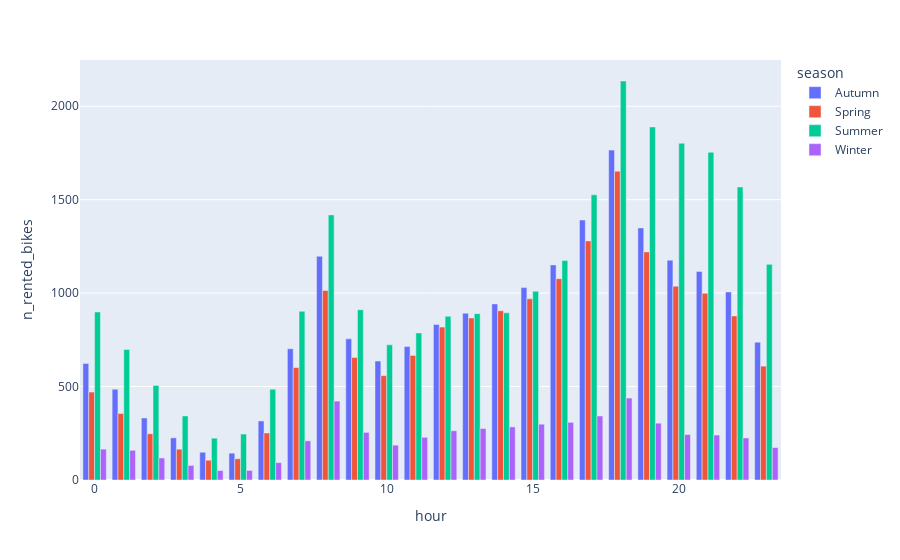

Notebook source saved alongside this figure:
### Code cell
# Copy and adapt the previous query to take into account the season
by_hour_season = df.groupby(['hour', 'season'], as_index=False).agg({'n_rented_bikes':'mean'})

# Copy and adapt the code for the previous bar chart to show usage pattern per season
px.bar(by_hour_season, x = 'hour', y = 'n_rented_bikes', color='season',barmode= 'group')

### Figure 1 — Plotly figure (JSON) as saved in the notebook; plotly's stock layout.template omitted (floating-point values rounded to 4 significant figures)
{"data": [{"alignmentgroup": "True", "hovertemplate": "season=Autumn<br>hour=%{x}<br>n_rented_bikes=%{y}<extra></extra>", "legendgroup": "Autumn", "marker": {"color": "#636efa", "pattern": {"shape": ""}}, "name": "Autumn", "offsetgroup": "Autumn", "orientation": "v", "showlegend": true, "textposition": "auto", "type": "bar", "x": [0, 1, 2, 3, 4, 5, 6, 7, 8, 9, 10, 11, 12, 13, 14, 15, 16, 17, 18, 19, 20, 21, 22, 23], "xaxis": "x", "y": [623.7, 485.7, 331.8, 225.5, 148.6, 143.7, 316.0, 702.2, 1197.0, 755.2, 636.7, 714.7, 831.9, 892.5, 942.5, 1030.0, 1151.0, 1391.0, 1765.0, 1349.0, 1176.0, 1116.0, 1006.0, 737.7], "yaxis": "y"}, {"alignmentgroup": "True", "hovertemplate": "season=Spring<br>hour=%{x}<br>n_rented_bikes=%{y}<extra></extra>", "legendgroup": "Spring", "marker": {"color": "#EF553B", "pattern": {"shape": ""}}, "name": "Spring", "offsetgroup": "Spring", "orientation": "v", "showlegend": true, "textposition": "auto", "type": "bar", "x": [0, 1, 2, 3, 4, 5, 6, 7, 8, 9, 10, 11, 12, 13, 14, 15, 16, 17, 18, 19, 20, 21, 22, 23], "xaxis": "x", "y": [470.6, 356.0, 247.5, 164.8, 105.9, 113.7, 251.6, 601.9, 1014.0, 655.8, 558.5, 666.7, 818.2, 866.8, 905.5, 969.4, 1078.0, 1280.0, 1653.0, 1221.0, 1037.0, 998.9, 877.9, 609.4], "yaxis": "y"}, {"alignmentgroup": "True", "hovertemplate": "season=Summer<br>hour=%{x}<br>n_rented_bikes=%{y}<extra></extra>", "legendgroup": "Summer", "marker": {"color": "#00cc96", "pattern": {"shape": ""}}, "name": "Summer", "offsetgroup": "Summer", "orientation": "v", "showlegend": true, "textposition": "auto", "type": "bar", "x": [0, 1, 2, 3, 4, 5, 6, 7, 8, 9, 10, 11, 12, 13, 14, 15, 16, 17, 18, 19, 20, 21, 22, 23], "xaxis": "x", "y": [899.1, 698.8, 505.8, 342.7, 223.8, 245.9, 485.8, 902.8, 1419.0, 911, 723.5, 786.9, 876.0, 890.2, 894.7, 1010.0, 1174.0, 1526.0, 2135.0, 1889.0, 1802.0, 1754.0, 1568.0, 1154.0], "yaxis": "y"}, {"alignmentgroup": "True", "hovertemplate": "season=Winter<br>hour=%{x}<br>n_rented_bikes=%{y}<extra></extra>", "legendgroup": "Winter", "marker": {"color": "#ab63fa", "pattern": {"shape": ""}}, "name": "Winter", "offsetgroup": "Winter", "orientation": "v", "showlegend": true, "textposition": "auto", "type": "bar", "x": [0, 1, 2, 3, 4, 5, 6, 7, 8, 9, 10, 11, 12, 13, 14, 15, 16, 17, 18, 19, 20, 21, 22, 23], "xaxis": "x", "y": [165.2, 159.1, 117.8, 77.81, 50.48, 51.22, 92.82, 209.6, 422.2, 254.6, 186.4, 228.3, 263.6, 275.3, 284.3, 298.6, 308.6, 342.5, 438.3, 304.0, 243.2, 240.5, 225.1, 173.4], "yaxis": "y"}], "layout": {"autosize": true, "barmode": "group", "legend": {"title": {"text": "season"}, "tracegroupgap": 0}, "margin": {"t": 60}, "xaxis": {"anchor": "y", "autorange": true, "domain": [0, 1], "range": [-0.5, 23.5], "title": {"text": "hour"}, "type": "linear"}, "yaxis": {"anchor": "x", "autorange": true, "domain": [0, 1], "range": [0, 2248.0], "title": {"text": "n_rented_bikes"}, "type": "linear"}}}
